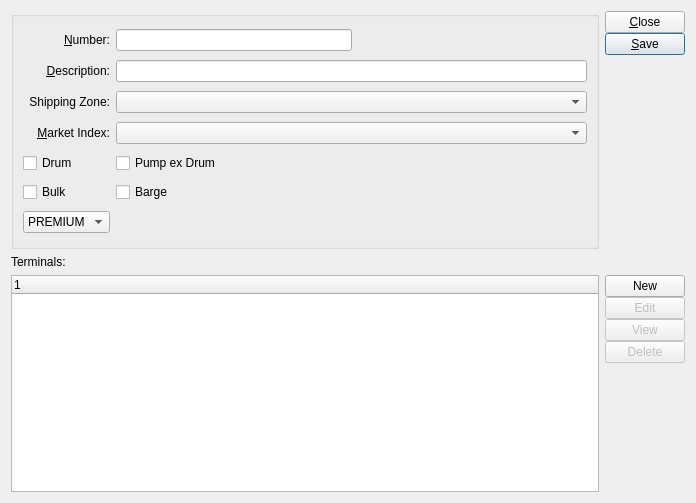
<?xml version="1.0" encoding="UTF-8"?>
<ui version="4.0">
 <class>port</class>
 <widget class="QDialog" name="port">
  <property name="geometry">
   <rect>
    <x>0</x>
    <y>0</y>
    <width>696</width>
    <height>503</height>
   </rect>
  </property>
  <property name="windowTitle">
   <string>Port</string>
  </property>
  <layout class="QVBoxLayout" name="verticalLayout_3">
   <item>
    <layout class="QHBoxLayout" name="horizontalLayout_2">
     <item>
      <widget class="QGroupBox" name="GroupBox1">
       <property name="title">
        <string/>
       </property>
       <layout class="QGridLayout" name="gridLayout">
        <item row="0" column="0">
         <widget class="QLabel" name="_numberLit">
          <property name="text">
           <string>&amp;Number:</string>
          </property>
          <property name="alignment">
           <set>Qt::AlignRight|Qt::AlignTrailing|Qt::AlignVCenter</set>
          </property>
          <property name="buddy">
           <cstring>_number</cstring>
          </property>
         </widget>
        </item>
        <item row="2" column="0">
         <widget class="QLabel" name="_descripLit">
          <property name="text">
           <string>&amp;Description:</string>
          </property>
          <property name="alignment">
           <set>Qt::AlignRight|Qt::AlignTrailing|Qt::AlignVCenter</set>
          </property>
          <property name="buddy">
           <cstring>_descrip</cstring>
          </property>
         </widget>
        </item>
        <item row="2" column="2">
         <widget class="XLineEdit" name="_descrip"/>
        </item>
        <item row="3" column="0">
         <widget class="QLabel" name="_shipzoneLit">
          <property name="text">
           <string>Shipping Zone:</string>
          </property>
          <property name="alignment">
           <set>Qt::AlignRight|Qt::AlignTrailing|Qt::AlignVCenter</set>
          </property>
         </widget>
        </item>
        <item row="3" column="2">
         <widget class="XComboBox" name="_shipzone"/>
        </item>
        <item row="4" column="0">
         <widget class="QLabel" name="_costelemLit">
          <property name="text">
           <string>&amp;Market Index:</string>
          </property>
          <property name="alignment">
           <set>Qt::AlignRight|Qt::AlignTrailing|Qt::AlignVCenter</set>
          </property>
          <property name="buddy">
           <cstring>_descrip</cstring>
          </property>
         </widget>
        </item>
        <item row="4" column="2">
         <widget class="XComboBox" name="_costelem"/>
        </item>
        <item row="6" column="0">
         <widget class="QCheckBox" name="_dr">
          <property name="text">
           <string>Drum</string>
          </property>
         </widget>
        </item>
        <item row="6" column="2">
         <widget class="QCheckBox" name="_pu">
          <property name="text">
           <string>Pump ex Drum</string>
          </property>
         </widget>
        </item>
        <item row="9" column="0">
         <widget class="QCheckBox" name="_bu">
          <property name="text">
           <string>Bulk</string>
          </property>
         </widget>
        </item>
        <item row="9" column="2">
         <widget class="QCheckBox" name="_ba">
          <property name="text">
           <string>Barge</string>
          </property>
         </widget>
        </item>
        <item row="0" column="2">
         <layout class="QHBoxLayout" name="horizontalLayout">
          <item>
           <widget class="XLineEdit" name="_number"/>
          </item>
          <item>
           <spacer>
            <property name="orientation">
             <enum>Qt::Horizontal</enum>
            </property>
            <property name="sizeType">
             <enum>QSizePolicy::Expanding</enum>
            </property>
            <property name="sizeHint" stdset="0">
             <size>
              <width>20</width>
              <height>20</height>
             </size>
            </property>
           </spacer>
          </item>
         </layout>
        </item>
        <item row="10" column="0">
         <widget class="QComboBox" name="_stat">
          <item>
           <property name="text">
            <string>PREMIUM</string>
           </property>
          </item>
          <item>
           <property name="text">
            <string>CORE</string>
           </property>
          </item>
          <item>
           <property name="text">
            <string>LIMITED</string>
           </property>
          </item>
          <item>
           <property name="text">
            <string>INQUIRE</string>
           </property>
          </item>
         </widget>
        </item>
       </layout>
      </widget>
     </item>
     <item>
      <layout class="QVBoxLayout" name="_12">
       <property name="spacing">
        <number>0</number>
       </property>
       <item>
        <widget class="QPushButton" name="_close">
         <property name="text">
          <string>&amp;Close</string>
         </property>
        </widget>
       </item>
       <item>
        <widget class="QPushButton" name="_save">
         <property name="text">
          <string>&amp;Save</string>
         </property>
         <property name="autoDefault">
          <bool>true</bool>
         </property>
         <property name="default">
          <bool>true</bool>
         </property>
        </widget>
       </item>
       <item>
        <spacer>
         <property name="orientation">
          <enum>Qt::Vertical</enum>
         </property>
         <property name="sizeType">
          <enum>QSizePolicy::MinimumExpanding</enum>
         </property>
         <property name="sizeHint" stdset="0">
          <size>
           <width>20</width>
           <height>45</height>
          </size>
         </property>
        </spacer>
       </item>
      </layout>
     </item>
    </layout>
   </item>
   <item>
    <layout class="QVBoxLayout" name="verticalLayout_2">
     <item>
      <widget class="QLabel" name="_terminalLit">
       <property name="text">
        <string>Terminals:</string>
       </property>
      </widget>
     </item>
     <item>
      <layout class="QHBoxLayout" name="horizontalLayout_3">
       <item>
        <widget class="XTreeWidget" name="_terminal"/>
       </item>
       <item>
        <layout class="QVBoxLayout" name="verticalLayout">
         <property name="spacing">
          <number>0</number>
         </property>
         <item>
          <widget class="QPushButton" name="_new">
           <property name="text">
            <string>New</string>
           </property>
          </widget>
         </item>
         <item>
          <widget class="QPushButton" name="_edit">
           <property name="enabled">
            <bool>false</bool>
           </property>
           <property name="text">
            <string>Edit</string>
           </property>
          </widget>
         </item>
         <item>
          <widget class="QPushButton" name="_view">
           <property name="enabled">
            <bool>false</bool>
           </property>
           <property name="text">
            <string>View</string>
           </property>
          </widget>
         </item>
         <item>
          <widget class="QPushButton" name="_delete">
           <property name="enabled">
            <bool>false</bool>
           </property>
           <property name="text">
            <string>Delete</string>
           </property>
          </widget>
         </item>
         <item>
          <spacer name="verticalSpacer">
           <property name="orientation">
            <enum>Qt::Vertical</enum>
           </property>
           <property name="sizeHint" stdset="0">
            <size>
             <width>20</width>
             <height>40</height>
            </size>
           </property>
          </spacer>
         </item>
        </layout>
       </item>
      </layout>
     </item>
    </layout>
   </item>
  </layout>
 </widget>
 <customwidgets>
  <customwidget>
   <class>XComboBox</class>
   <extends>QComboBox</extends>
   <header>xcombobox.h</header>
  </customwidget>
  <customwidget>
   <class>XLineEdit</class>
   <extends>QLineEdit</extends>
   <header>xlineedit.h</header>
  </customwidget>
  <customwidget>
   <class>XTreeWidget</class>
   <extends>QTreeWidget</extends>
   <header>xtreewidget.h</header>
  </customwidget>
 </customwidgets>
 <resources/>
 <connections>
  <connection>
   <sender>_terminal</sender>
   <signal>valid(bool)</signal>
   <receiver>_edit</receiver>
   <slot>setEnabled(bool)</slot>
   <hints>
    <hint type="sourcelabel">
     <x>232</x>
     <y>276</y>
    </hint>
    <hint type="destinationlabel">
     <x>501</x>
     <y>245</y>
    </hint>
   </hints>
  </connection>
  <connection>
   <sender>_terminal</sender>
   <signal>valid(bool)</signal>
   <receiver>_view</receiver>
   <slot>setEnabled(bool)</slot>
   <hints>
    <hint type="sourcelabel">
     <x>232</x>
     <y>276</y>
    </hint>
    <hint type="destinationlabel">
     <x>501</x>
     <y>279</y>
    </hint>
   </hints>
  </connection>
  <connection>
   <sender>_terminal</sender>
   <signal>valid(bool)</signal>
   <receiver>_delete</receiver>
   <slot>setEnabled(bool)</slot>
   <hints>
    <hint type="sourcelabel">
     <x>232</x>
     <y>276</y>
    </hint>
    <hint type="destinationlabel">
     <x>501</x>
     <y>313</y>
    </hint>
   </hints>
  </connection>
 </connections>
</ui>
